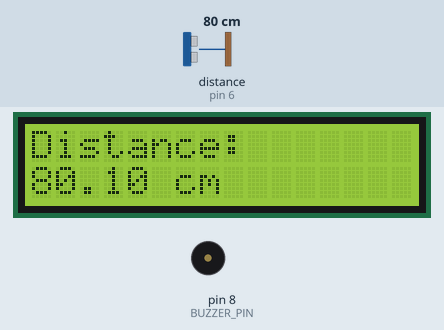
The sketch below on a simulated Arduino Uno, built with avr-gcc and run on an emulated ATmega328P. Parts: 16×2 character LCD, buzzer (waves = sounding, pin HIGH). Wiring (inferred from the names in the program): ultrasonic range finder: trigger pin 7; echo pin 6. Inputs (shaded band) come from the test bench; at power-on: distance to the obstacle (sensor on pin 6) 80 cm. The echo pulse lasts 58.3 µs per cm; pins used as bus, display or sensor lines are not drawn.

Above: at 1.2 s.
1.3 s: distance to the obstacle (sensor on pin 6) set to 4 cm
At 2.4 s:
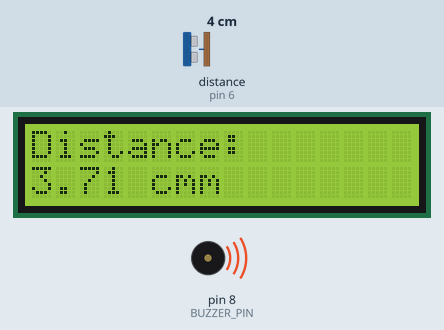
3.0 s: distance to the obstacle (sensor on pin 6) set to 9 cm
At 3.5 s:
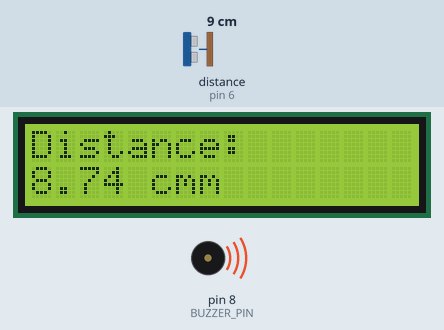
4.5 s: distance to the obstacle (sensor on pin 6) set to 12 cm
At 5.0 s:
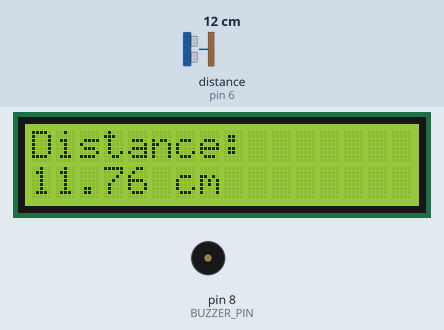
Timing chart, 0 to 7.5 s (numbered marks = the images above; inputs shaded):
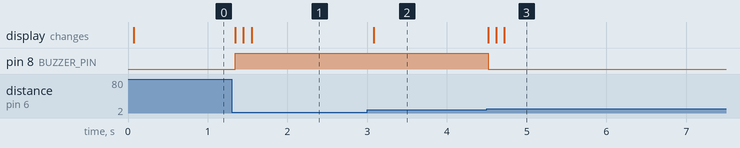

Measured:
- the behaviour switches between 10 and 11 cm on distance to the obstacle (sensor on pin 6) (found by bisection; images 2 and 3)
- after the input at 1.3 s, pin 8 (BUZZER_PIN): LOW → HIGH after 0.05 s; the display: first changes after 0.05 s (image 1 shows a later state)
- after the input at 3.0 s, the display: changes after 0.08 s (image 2)
- after the input at 4.5 s, pin 8 (BUZZER_PIN): HIGH → LOW at once; the display: changes at once (image 3)

The sketch:

LCD_BUZZER_US.ino
```cpp
#include <LiquidCrystal.h>

#define TRIG_PIN 7
#define ECHO_PIN 6
#define BUZZER_PIN 8

LiquidCrystal lcd(12, 11, 5, 4, 3, 2);

void setup() {
  pinMode(TRIG_PIN, OUTPUT);
  pinMode(ECHO_PIN, INPUT);
  pinMode(BUZZER_PIN, OUTPUT);

  lcd.begin(16, 2);
  lcd.print("Distance: ");
}

void loop() {
  // Send a pulse to the ultrasonic sensor
  digitalWrite(TRIG_PIN, LOW);
  delayMicroseconds(2);
  digitalWrite(TRIG_PIN, HIGH);
  delayMicroseconds(10);
  digitalWrite(TRIG_PIN, LOW);

  // Measure the time it takes for the echo to return
  long duration = pulseIn(ECHO_PIN, HIGH);

  // Convert the duration to distance
  float distance = duration / 58.0;

  // Display the distance on the LCD screen
  lcd.setCursor(0, 1);
  lcd.print(distance);
  lcd.print(" cm");

  // Sound the buzzer if the distance is less than 10 cm
  if (distance < 10) {
    digitalWrite(BUZZER_PIN, HIGH);
  } else {
    digitalWrite(BUZZER_PIN, LOW);
  }

  // Wait a little bit before taking the next measurement
  delay(100);
}
```
